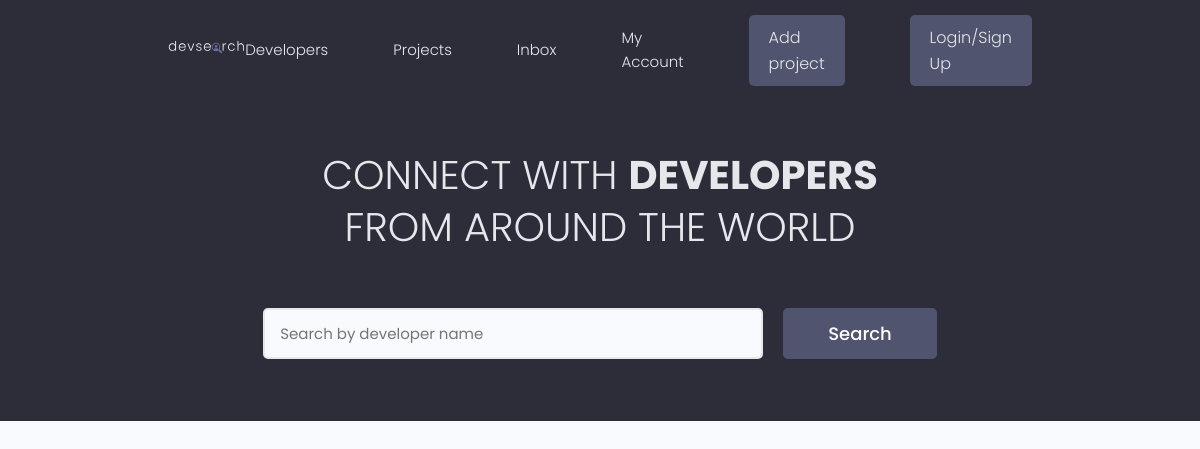
The app's page /, older data.
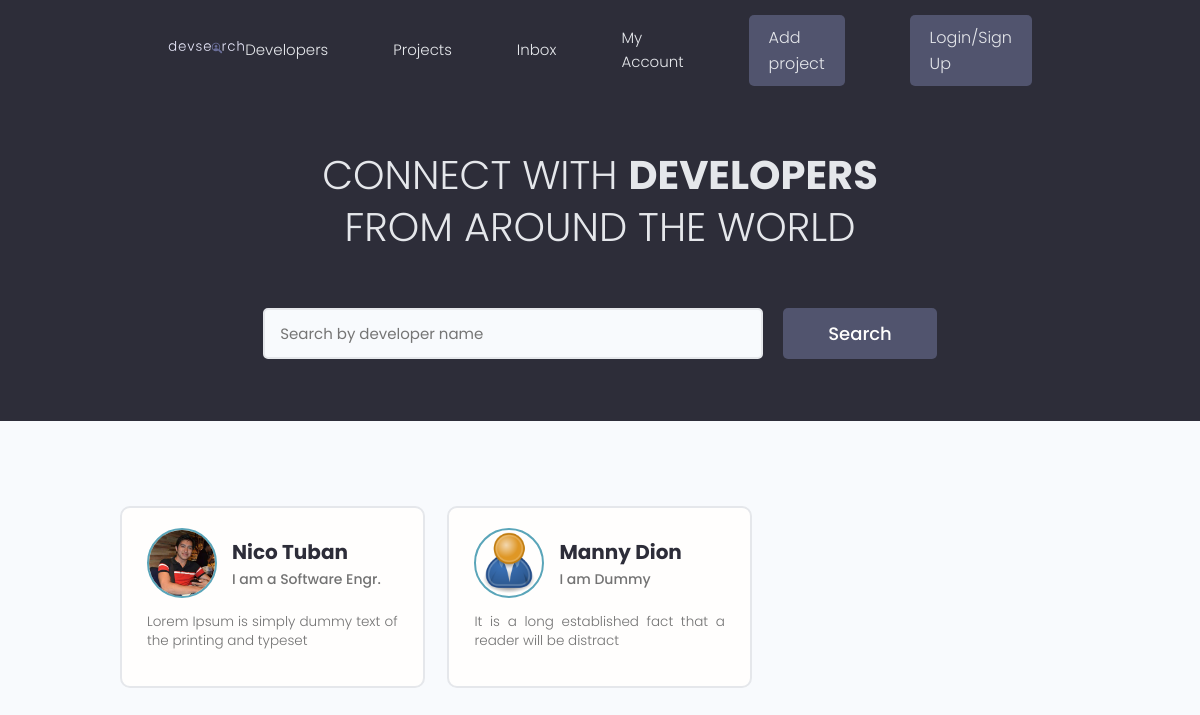
The same page, newer data.
### users/models.py (models this page shows, shortened)
class Profile(models.Model):
    user = models.OneToOneField(User, on_delete=models.CASCADE, null=True, blank=True)
    name = models.CharField(max_length=200, blank=True, null=True)
    email = models.EmailField(max_length=500, blank=True, null=True)
    username = models.CharField(max_length=200, blank=True, null=True)
    location = models.CharField(max_length=200, blank=True, null=True)
    short_intro = models.CharField(max_length=200, blank=True, null=True)
    bio = models.TextField(blank=True, null=True)
    profile_image = models.ImageField(null=True, blank=True, upload_to='profiles/', default="profiles/user-default.png")
    social_github = models.CharField(max_length=200, blank=True, null=True)
    social_twitter = models.CharField(max_length=200, blank=True, null=True)
    social_linkedin = models.CharField(max_length=200, blank=True, null=True)
    social_youtube = models.CharField(max_length=200, blank=True, null=True)
    social_website = models.CharField(max_length=200, blank=True, null=True)
    created = models.DateTimeField(auto_now_add=True)
    id = models.UUIDField(default=uuid.uuid4, unique=True,
                         primary_key=True, editable=False)

### users/views.py (the view)
# urls.py: path('', views.profiles, name="profiles"),
def profiles(request):
    profiles = Profile.objects.all()
    context = {'profiles': profiles}
    return render(request, 'users/profiles.html', context)

### users/templates/users/profiles.html (shortened to what this page needs)
{% extends 'main.html' %}
{% block content %}
    <main class="home">
        <section class="hero-section text-center">
          <div class="container container--narrow">
            <div class="hero-section__box">
              <h2>CONNECT WITH <span>DEVELOPERS</span></h2>
              <h2>FROM AROUND THE WORLD</h2>
            </div>
            <div class="hero-section__search">
              <form class="form" action="#" method="get">
                <div class="form__field">
                  <input class="input input--text" id="formInput#search" type="text" name="text"
                    placeholder="Search by developer name" />
                </div>
                <input class="btn btn--sub btn--lg" type="submit" value="Search" />
              </form>
            </div>
          </div>
        </section>
        <section class="devlist">
          <div class="container">
            <div class="grid grid--three">
              {% for profile in profiles %}
              <div class="column card">
                <div class="dev">
                  <a href="{% url 'user-profile' profile.id %}" class="card__body">
                    <div class="dev__profile">
                      <img class="avatar avatar--md" src="{{ profile.profile_image.url }}" alt="image" />
                      <div class="dev__meta">
                        <h3>{{profile.name}}</h3>
                        <h5>{{ profile.short_intro }}</h5>
                      </div>
                    </div>
                    <p class="dev__info">{{ profile.bio|slice:"60" }} </p>
                  </a>
                </div>
              </div>
              {% endfor %}
            </div>
          </div>
        </section>
      </main>
{% endblock content %}

### templates/main.html (shortened to what this page needs)
<!DOCTYPE html>
{% load static %}
<html>
    <head>
        <link rel="stylesheet" href="https://cdn.iconmonstr.com/1.3.0/css/iconmonstr-iconic-font.min.css" />
        <link rel="stylesheet" href="{% static 'uikit/styles/uikit.css' %}" />
        <link rel="stylesheet" href="{% static 'styles/app.css' %}" />
<body>
    {% include 'navbar.html' %}
    {% block content %}
    {% endblock content %}
</body>
</html>

### templates/navbar.html (shortened to what this page needs)
{% load static %}
<header class="header">
    <div class="container container--narrow">
      <a href="{% url 'profiles' %}" class="header__logo">
        <img src="{% static 'images/logo.svg' %}" alt="DevSearch Logo" />
      </a>
      <nav class="header__nav">
        <ul class="header__menu">
          <li class="header__menuItem"><a href="{% url 'profiles' %}">Developers</a></li>
          <li class="header__menuItem"><a href="{% url 'projects' %}">Projects</a></li>
          <li class="header__menuItem"><a href="">Inbox</a></li>
          <li class="header__menuItem"><a href="">My Account</a></li>
          <li class="header__menuItem"><a href="{% url 'create-project' %}" class="btn btn--sub">Add project</a></li>
          <li class="header__menuItem"><a href="" class="btn btn--sub">Login/Sign Up</a></li>
        </ul>
      </nav>
    </div>
  </header>

### static/styles/app.css (style rules this page uses)
:root { --color-sub: #2d2d39; }
.btn--sub { background-color: var(--color-sub-light); }
.card { border: 2px solid var(--color-light); }
img { width: 100%; }
.header { position: sticky; z-index: 111; background-color: var(--color-sub); padding: 1.5rem 0; }
.header > .container { display: flex; justify-content: space-between; align-items: center; }
.header__logo > img { height: 3.8rem; }
.header__nav > ul { display: inline-flex; align-items: center; list-style: none; gap: 6.5rem; }
.header__menuItem > a { color: var(--color-light); font-weight: 300; }
.hero-section { height: 40vh; display: flex; align-items: center; background-color: var(--color-sub); }
.hero-section__box { margin-bottom: 4rem; }
.hero-section__box > h2, .hero-section__box > h2 > span { font-size: 4rem; color: var(--color-light); line-height: 1.3; text-transform: uppercase; }
.hero-section__box > h2 { font-weight: 300; }
.hero-section__box > h2 > span { font-weight: 700; }
.hero-section__search > .form { display: flex; align-items: center; justify-content: center; gap: 2rem; }
.hero-section__search > .form input.input--text { width: 50rem; }
.devlist { margin-top: 8rem; }
.devlist .grid { align-items: stretch; }
.devlist .dev .dev__profile { display: flex; align-items: center; gap: 1.5rem; }
.devlist .dev .dev__meta h3 { color: var(--color-sub); font-size: 2rem; font-weight: 700; }
.devlist .dev .dev__meta h5 { color: var(--color-text); font-size: 1.4rem; font-weight: 500; }
.devlist .dev .dev__info { margin: 1.5rem 0; font-size: 1.35rem; line-height: 1.4; text-align: justify; }

### static/uikit/styles/modules/_variables.css (style rules this page uses)
:root { --color-main: #5aa5b9; --color-main-light: #e6faff; --color-sub: #3f4156; --color-sub-light: #51546e; --color-sub-lighter: #ededfd; --color-text: #737373; --color-gray: #8b8b8b; --color-light: #e5e7eb; --color-light-gray: #767676; --color-bg: #f8fafd; --color-white: #fffefd; --color-white-light: #f3f3f3; --color-success: #359e64; --color-success-bg: #def8e8; --color-error: #fc4b0b; --color-error-bg: #fff2ee; --font-base: 'Poppins', arial, helvetica, 'Segoe UI', roboto, ubuntu, sans-serif; --font-monospace: 'Fira Code', 'Courier New', courier, monospace; --font-regular: 300; --font-medium: 500; --font-bold: 700; --generic-shadow: 1px 1px 5px #00000010; --generic-transition: all 0.3s ease-in-out; }

### static/uikit/styles/modules/_base.css (style rules this page uses)
* { margin: 0; padding: 0; box-sizing: border-box; text-rendering: optimizeLegibility; color: inherit; font-size: inherit; }
html { font-size: 50%; }
@media only screen and (min-width: 480px) { html { font-size: 56.25%; } }
@media only screen and (min-width: 1200px) { html { font-size: 62.5%; } }
body { line-height: 1.6; font-weight: 400; font-size: 1.5rem; color: var(--color-text); background-color: var(--color-bg); min-height: 100vh; }

### static/uikit/styles/modules/_typography.css (style rules this page uses)
* { font-family: var(--font-base); }
h2 { font-size: 3.6rem; font-weight: var(--font-bold); }
h3 { font-size: 3.2rem; font-weight: var(--font-medium); }
h5 { font-size: 2.4rem; font-weight: var(--font-medium); }
h5, h6 { font-weight: var(--font-regular); }
p, span, strong { font-size: 1.6rem; color: var(--color-text); font-weight: var(--font-regular); }
a { padding-bottom: 2px; text-decoration: none; display: inline-block; color: var(--color-main); font-weight: var(--font-medium); }

### static/uikit/styles/modules/_utilities.css (style rules this page uses)
.container { width: 92%; max-width: 165rem; margin: 0 auto; box-sizing: border-box; }
.container--narrow { width: 92%; max-width: 120rem; }
@media screen and (min-width: 1000px) { .container { width: 90%; } }
@media screen and (min-width: 1000px) { .container--narrow { width: 85%; } }
@media screen and (min-width: 1200px) { .container { width: 80%; } }
@media screen and (min-width: 1200px) { .container--narrow { width: 72%; } }
.text-center { text-align: center; }

### static/uikit/styles/modules/_avatar.css (style rules this page uses)
.avatar { border-radius: 50%; border: 2px solid var(--color-main); object-fit: cover; }
.avatar--md { height: 7rem; width: 7rem; }

### static/uikit/styles/modules/_button.css (style rules this page uses)
.btn { display: inline-block; position: relative; cursor: pointer; background-color: var(--color-light); font-weight: var(--font-medium); color: var(--color-sub); text-decoration: none; padding: 1rem 2rem; border-radius: 0.5rem; border: none; width: -webkit-fit-content; width: -moz-fit-content; width: fit-content; height: -webkit-fit-content; height: -moz-fit-content; height: fit-content; font-size: 1.6rem; outline-width: 0; outline-color: transparent; -webkit-backface-visibility: hidden; backface-visibility: hidden; transition: all 0.3s ease-in-out; }
.btn--sub { background-color: var(--color-sub); color: var(--color-white); }
.btn--lg { font-size: 1.8rem; padding: 1.2rem 4.5rem; }

Row changes from the older to the newer data that the page shows:
added Profile: profile_image (picture), name "Nico Tuban", short_intro "I am a Software Engr.", bio "Lorem Ipsum is simply dummy text of the printing and typeset"
added Profile: profile_image (placeholder picture), name "Manny Dion", short_intro "I am Dummy", bio "It is a long established fact that a reader will be distract"
